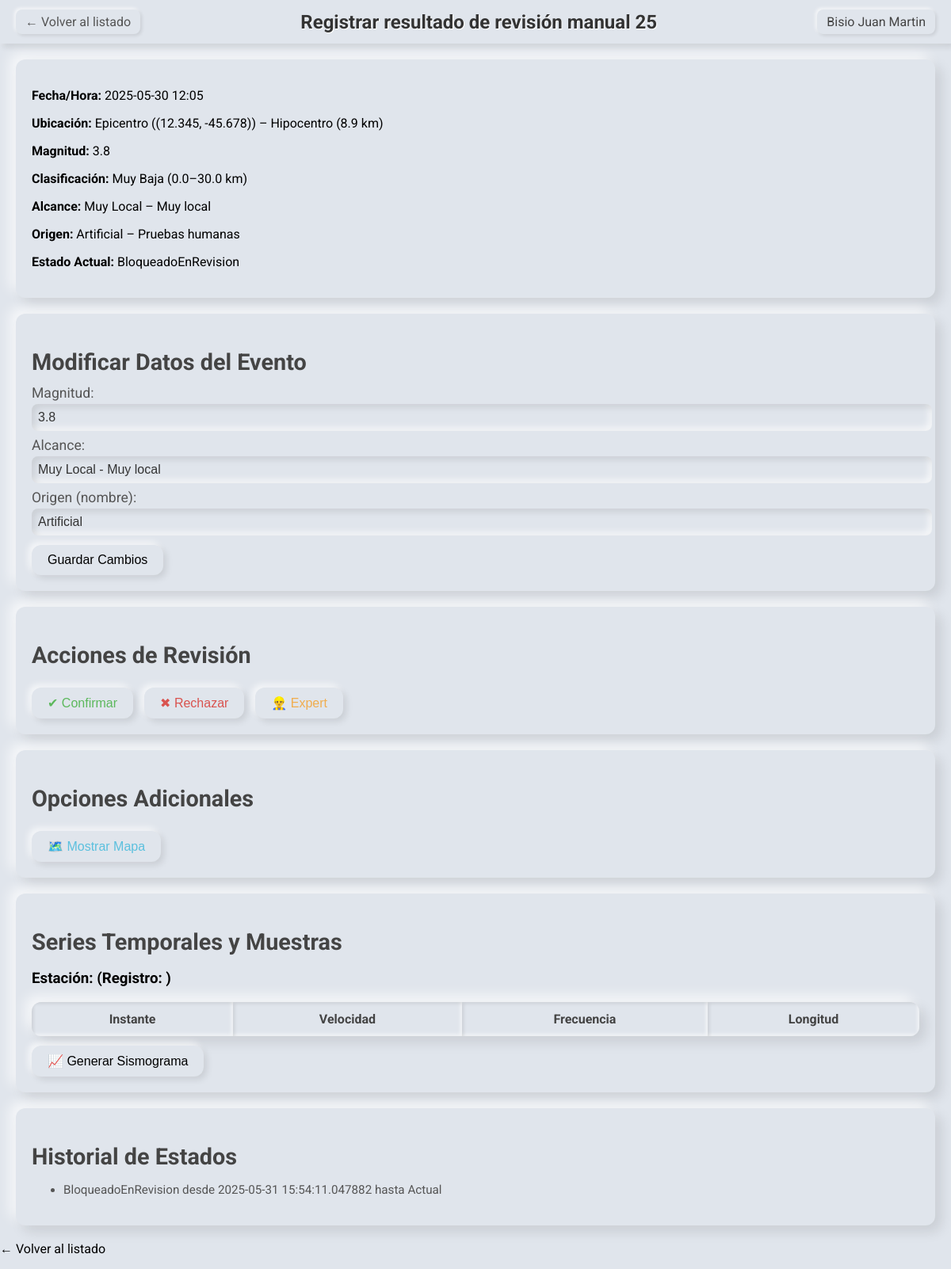
Screenshot of /event/25 with the database file from the repository.
### tables this page shows
CREATE TABLE Evento (
        id_evento       INTEGER PRIMARY KEY,
        fecha_hora      TEXT    NOT NULL,
        epicentro_lat   REAL    NOT NULL,
        epicentro_lng   REAL    NOT NULL,
        hipocentro      REAL    NOT NULL,
        magnitud        REAL    NULL,
        magnitud_desc   TEXT    NULL,
        magnitud_unidad TEXT    NULL,
        alcance_nombre  TEXT    NULL,
        alcance_desc    TEXT    NULL,
        clasif_desde    REAL    NULL,
        clasif_hasta    REAL    NULL,
        clasif_nombre   TEXT    NULL,
        origen_nombre   TEXT    NULL,
        origen_desc     TEXT    NULL,
        estado_nombre   TEXT    NOT NULL,
        estado_desc     TEXT    NULL
    );

CREATE TABLE SerieTemporal (
        id_serie        INTEGER PRIMARY KEY AUTOINCREMENT,
        id_evento       INTEGER NOT NULL,
        estacion        TEXT    NOT NULL,
        fecha_registro  TEXT    NOT NULL,
        FOREIGN KEY (id_evento) REFERENCES Evento(id_evento) ON DELETE CASCADE
    );

CREATE TABLE CambioEstado (
        id_cambio       INTEGER PRIMARY KEY AUTOINCREMENT,
        id_evento       INTEGER NOT NULL,
        fecha_inicio    TEXT    NOT NULL,
        fecha_fin       TEXT    NULL,
        estado_nombre   TEXT    NOT NULL,
        estado_desc     TEXT    NULL,
        FOREIGN KEY (id_evento) REFERENCES Evento(id_evento) ON DELETE CASCADE
    );

### app_flask.py (the view, shortened to what this page needs)
@app.route('/event/<int:event_id>', methods=['GET', 'POST'])
def detalle(event_id):
    analista = app.config['analista']
    evento = cargar_evento_por_id(event_id)
    if not evento:
        return redirect(url_for('index'))
    if evento.estado.getNombre() == "AutoDetectado":
        evento.bloquearParaRevision(analista)
        guardar_evento(evento)
        guardar_cambio_estado(event_id, evento.cambios[-1])
    error = None
    return render_template(
        'detalle_evento.html',
        evento=evento,
        error=error,
        analista=analista
    )

### db.py (called while the page is built)
def get_connection():
    conn = sqlite3.connect(DB_PATH)
    conn.row_factory = sqlite3.Row
    return conn

### indexClases.py (called while the page is built)
    def getNombre(self):
        return self.nombre

    def __str__(self):
        try:
            ts_inicio = self.fecha_hora_inicio.strftime('%Y-%m-%d %H:%M:%S')
        except Exception:
            ts_inicio = str(self.fecha_hora_inicio)
        if self.fecha_hora_fin:
            try:
                fin = self.fecha_hora_fin.strftime('%Y-%m-%d %H:%M:%S')
            except Exception:
                fin = str(self.fecha_hora_fin)
        else:
            fin = "Actual"
        return f"{self.estado.nombre} desde {ts_inicio} hasta {fin}"

### templates/detalle_evento.html (shortened to what this page needs)
<!doctype html>
<html>
<head>
</head>
<body>
  <div class="navbar">
    <a href="{{ url_for('index') }}" class="back-btn">← Volver al listado</a>
    <h1>Registrar resultado de revisión manual {{ evento.id_evento }}</h1>
    <div class="username">{{ analista.nombre }}</div>
  </div>
  <section>
    <p><strong>Fecha/Hora:</strong> {{ evento.fecha_hora }}</p>
    <p><strong>Ubicación:</strong> Epicentro ({{ evento.ubicacion.epicentro }}) – Hipocentro ({{ evento.ubicacion.hipocentro }} km)</p>
    <p><strong>Magnitud:</strong> {{ evento.magnitud }}</p>
    <p><strong>Clasificación:</strong> {{ evento.clasificacion.nombre }} ({{ evento.clasificacion.km_profundidad_desde }}–{{ evento.clasificacion.km_profundidad_hasta }} km)</p>
    <p><strong>Alcance:</strong> {{ evento.alcance.nombre }} – {{ evento.alcance.descripcion }}</p>
    <p><strong>Origen:</strong> {{ evento.origen.nombre }} – {{ evento.origen.descripcion }}</p>
    <p><strong>Estado Actual:</strong> {{ evento.estado.getNombre() }}</p>
  </section>
  <section>
    <h2>Modificar Datos del Evento</h2>
    <form method="post" action="{{ url_for('detalle', event_id=evento.id_evento) }}">
      <label>Magnitud:
        <input name="magnitud" value="{{ evento.magnitud }}" />
      </label>
      <label>Alcance:
        <input name="alcance" value="{{ evento.alcance.nombre }} - {{ evento.alcance.descripcion }}" />
      </label>
      <label>Origen (nombre):
        <input name="origen" value="{{ evento.origen.nombre }}" />
      </label>
      <button type="submit" class="btn-update">Guardar Cambios</button>
    </form>
  </section>
  <section>
    <h2>Acciones de Revisión</h2>
    <form method="post" action="{{ url_for('detalle', event_id=evento.id_evento) }}">
      <button name="accion" value="confirm" class="btn-confirm" onclick="return confirm('¿Confirmar evento?')">✔ Confirmar</button>
      <button name="accion" value="reject" class="btn-reject" onclick="return confirm('¿Rechazar evento?')">✖ Rechazar</button>
      <button name="accion" value="expert" class="btn-expert" onclick="return confirm('¿Solicitar revisión a experto?')">👷‍♂️ Expert</button>
    </form>
  </section>
  <section>
    <h2>Opciones Adicionales</h2>
    <form method="get" action="{{ url_for('mostrar_mapa', event_id=evento.id_evento) }}">
      <button type="submit" class="btn-map" onclick="return confirm('¿Visualizar mapa?')">🗺️ Mostrar Mapa</button>
    </form>
  </section>
  <section>
    <h2>Series Temporales y Muestras</h2>
    {% if evento.series_temporales %}
      {% for serie in evento.series_temporales %}
        <h3>Estación: <strong>{{ serie.estacion }}</strong> (Registro: {{ serie.fecha_registro }})</h3>
        <table>
          <thead>
            <tr>
              <th>Instante</th>
              <th>Velocidad</th>
              <th>Frecuencia</th>
              <th>Longitud</th>
            </tr>
          </thead>
        </table>
        <form method="post" action="{{ url_for('sismograma', event_id=evento.id_evento, estacion=serie.estacion) }}">
          <button type="submit" style="margin-top: 12px;">📈 Generar Sismograma</button>
        </form>
      {% endfor %}
    {% else %}
      <p>No hay series temporales registradas.</p>
    {% endif %}
  </section>
  <section>
    <h2>Historial de Estados</h2>
    <ul class="history-list">
      {% for cambio in evento.cambios %}
      <li>{{ cambio }}</li>
      {% endfor %}
    </ul>
  </section>
  <p><a href="{{ url_for('index') }}">← Volver al listado</a></p>
</body>
</html>

### templates/detalle_evento.html (style rules this page uses)
body { font-family: 'Roboto', sans-serif; background: #e0e5ec; margin: 0; }
h1 { font-size: 2.5rem; color: #333; text-shadow: 1px 1px #fff; margin-bottom: 20px; }
.navbar { position: sticky; top: 0; background: #e0e5ec; display: flex; align-items: center; justify-content: space-between; padding: 12px 20px; box-shadow: 4px 4px 8px rgba(0,0,0,0.1), -4px -4px 8px rgba(255,255,255,0.7); z-index: 100; }
.navbar h1 { font-size: 1.5rem; margin: 0; color: #333; }
.navbar a.back-btn { text-decoration: none; font-size: 1rem; color: #555; padding: 6px 12px; border-radius: 8px; background: #e0e5ec; box-shadow: 2px 2px 4px rgba(0,0,0,0.1), -2px -2px 4px rgba(255,255,255,0.7); }
.navbar .username { font-size: 1rem; color: #444; padding: 6px 12px; border-radius: 8px; background: #e0e5ec; box-shadow: 2px 2px 4px rgba(0,0,0,0.1), -2px -2px 4px rgba(255,255,255,0.7); }
section { background: #e0e5ec; margin: 20px; padding: 20px; border-radius: 12px; box-shadow: 8px 8px 16px rgba(0,0,0,0.1), -8px -8px 16px rgba(255,255,255,0.7); }
h2 { font-size: 1.8rem; margin-bottom: 12px; color: #444; }
label { display: block; margin-top: 8px; font-size: 1.1rem; color: #555; }
input { padding: 8px; width: 100%; font-size: 1rem; color: #333; background: #e0e5ec; border: none; border-radius: 8px; box-shadow: inset 4px 4px 8px rgba(0,0,0,0.1), inset -4px -4px 8px rgba(255,255,255,0.7); margin-top: 4px; }
button { background: #e0e5ec; border: none; border-radius: 12px; padding: 10px 20px; font-size: 1rem; box-shadow: 4px 4px 8px rgba(0,0,0,0.1), -4px -4px 8px rgba(255,255,255,0.7); cursor: pointer; margin-top: 12px; }
th, td { padding: 12px 16px; font-size: 1rem; color: #444; }
table { width: 100%; border-collapse: collapse; margin-top: 10px; box-shadow: 8px 8px 16px rgba(0,0,0,0.1), -8px -8px 16px rgba(255,255,255,0.7); background: #e0e5ec; border-radius: 12px; overflow: hidden; }
th { background: #e0e5ec; box-shadow: inset 2px 2px 4px rgba(0,0,0,0.1), inset -2px -2px 4px rgba(255,255,255,0.7); font-weight: bold; }
.btn-confirm { color: #5cb85c; margin-right: 10px; }
.btn-reject { color: #d9534f; margin-right: 10px; }
.btn-expert { color: #f0ad4e; }
.btn-map { color: #5bc0de; }
.history-list li { margin-bottom: 8px; font-size: 0.95rem; color: #555; }
a { text-decoration: none; color: inherit; }

### rows the page displays
Evento: id_evento "25", fecha_hora "2025-05-30 12:05", ubicacion.hipocentro "8.9", magnitud "3.8", clasificacion.nombre "Muy Baja", clasificacion.km_profundidad_desde "0.0", clasificacion.km_profundidad_hasta "30.0", alcance.nombre "Muy Local", alcance.descripcion "Muy local", origen.nombre "Artificial", origen.descripcion "Pruebas humanas", estado.getNombre "BloqueadoEnRevision", alcance "Muy Local - Muy local", origen "Artificial"
CambioEstado: cambio "BloqueadoEnRevision desde 2025-05-31 15:54:11.047882 hasta Actual"

### other values shown
{{ analista.nombre }} "Bisio Juan Martin"
{{ evento.ubicacion.epicentro }} "(12.345, -45.678)"
